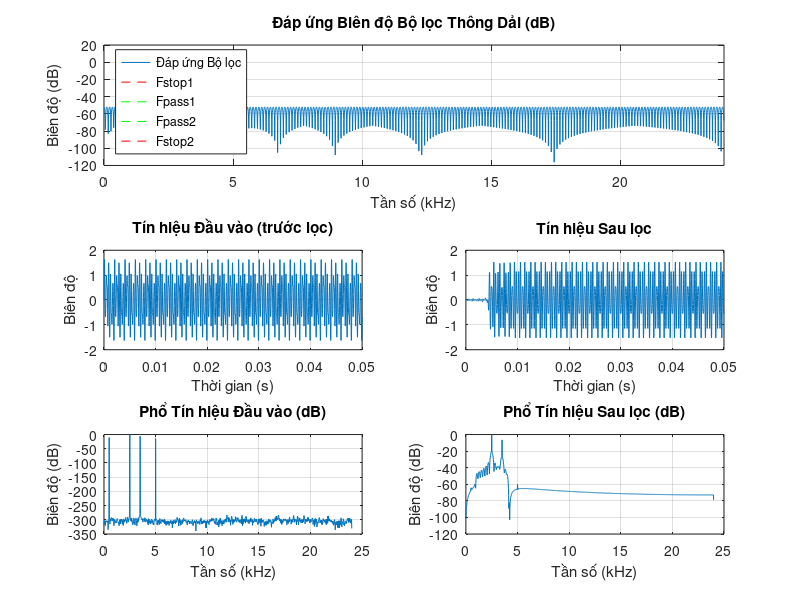

Here is the MATLAB script that generated this plot:

%Thiết Kế Bộ Lọc Thông Dải FIR (Phương pháp Parks-McClellan)

% 1. ĐỊNH NGHĨA THAM SỐ THIẾT KẾ
Fs = 48000;         % Tần số lấy mẫu (Hz)
Fpass1 = 1000;      % Dải thông bắt đầu (Hz)
Fpass2 = 4000;      % Dải thông kết thúc (Hz)
Fstop1 = 800;       % Dải chặn dưới kết thúc (Hz)
Fstop2 = 4200;      % Dải chặn trên bắt đầu (Hz)
Astop = 50;         % Độ suy hao dải chặn (dB)
Apass = 1.5;        % Độ gợn sóng dải thông (dB)

% 2. THIẾT KẾ BỘ LỌC DÙNG FIRPMORD VÀ FIRPM ---

% Chuyển đổi tham số suy hao/gợn sóng sang biên độ sai lệch (linear deviation)
delta_stop = 10^(-Astop/20); 
DevPass = (10^(Apass/20) - 1) / (10^(Apass/20) + 1);

% Vector các tần số biên (edges) và biên độ mong muốn (amplitude)
Fedges = [Fstop1, Fpass1, Fpass2, Fstop2]; 
Alevels = [0, 1, 0]; % Biên độ: Dải chặn -> Dải thông -> Dải chặn
Devs = [delta_stop, DevPass, delta_stop]; % Sai lệch tối đa cho phép

% Tính toán Bậc bộ lọc N và các tham số tối ưu (Fo, Ao, W)
[N, Fo, Ao, W] = firpmord(Fedges, Alevels, Devs, Fs);
N = N + 50; 

% Thiết kế Bộ lọc FIR bằng firpm (Phương pháp Parks-McClellan/Remez)
b = firpm(N, Fo, Ao, W); 

% --- 3. TẠO TÍN HIỆU ĐA TẦNG ---
T_duration = 0.05; % Thời gian mô phỏng (ví dụ: 50 ms)
t = 0:1/Fs:T_duration - 1/Fs; % Vector thời gian

% Tín hiệu thành phần (Tín hiệu lọt dải và tín hiệu bị chặn)
x_pass1 = 1.0 * sin(2*pi*2500*t); 
x_pass2 = 0.5 * sin(2*pi*3500*t); 
x_stop1 = 0.3 * sin(2*pi*500*t);  
x_stop2 = 0.2 * sin(2*pi*5000*t); 

% Tín hiệu đầu vào (pre_x)
pre_x = x_pass1 + x_pass2 + x_stop1 + x_stop2;

% --- 4. LỌC TÍN HIỆU ---
after_x = filter(b, 1, pre_x);

%PLOT
figure('Name', 'Phân tích Bộ lọc và Tín hiệu');

% --- A. Đáp ứng Biên độ Bộ lọc (dB) ---
subplot(3, 1, 1);
[H, freq] = freqz(b, 1, 4096, Fs);
mag_dB = 20*log10(abs(H));
plot(freq/1000, mag_dB);
title('Đáp ứng Biên độ Bộ lọc Thông Dải (dB)');
xlabel('Tần số (kHz)');
ylabel('Biên độ (dB)');
grid on;
xlim([0, Fs/2000]); 

% Vẽ các dải tần lên biểu đồ
hold on;
plot([Fstop1, Fstop1]/1000, [-Astop, 5], 'r--');
plot([Fpass1, Fpass1]/1000, [-Astop, 5], 'g--');
plot([Fpass2, Fpass2]/1000, [-Astop, 5], 'g--');
plot([Fstop2, Fstop2]/1000, [-Astop, 5], 'r--');
legend('Đáp ứng Bộ lọc', 'Fstop1', 'Fpass1', 'Fpass2', 'Fstop2', 'Location', 'SouthWest');

% --- B. Tín hiệu Đầu vào (Miền Thời gian) ---
subplot(3, 2, 3); 
plot(t, pre_x); 
title('Tín hiệu Đầu vào (trước lọc)');
xlabel('Thời gian (s)');
ylabel('Biên độ');
grid on;

% --- C. Tín hiệu Sau lọc (Miền Thời gian) ---
subplot(3, 2, 4); 
plot(t, after_x); 
title('Tín hiệu Sau lọc');
xlabel('Thời gian (s)');
ylabel('Biên độ');
grid on;

% --- D. Phổ Tín hiệu Đầu vào (Miền Tần số) ---
Y_pre = fft(pre_x);
P2_pre = abs(Y_pre/length(pre_x));
P1_pre = P2_pre(1:floor(length(pre_x)/2)+1);
P1_pre(2:end-1) = 2*P1_pre(2:end-1);
f_fft = Fs*(0:floor(length(pre_x)/2))/length(pre_x);
subplot(3, 2, 5); 
plot(f_fft/1000, 20*log10(P1_pre));
title('Phổ Tín hiệu Đầu vào (dB)');
xlabel('Tần số (kHz)');
ylabel('Biên độ (dB)');
grid on;

% --- E. Phổ Tín hiệu Sau lọc (Miền Tần số) ---
Y_after = fft(after_x);
P2_after = abs(Y_after/length(after_x));
P1_after = P2_after(1:floor(length(after_x)/2)+1);
P1_after(2:end-1) = 2*P1_after(2:end-1);
subplot(3, 2, 6); 
plot(f_fft/1000, 20*log10(P1_after));
title('Phổ Tín hiệu Sau lọc (dB)');
xlabel('Tần số (kHz)');
ylabel('Biên độ (dB)');
grid on;

fprintf('\n CÁC CHỈ SỐ ĐÁNH GIÁ BỘ LỌC \n');

% 1. Bậc của bộ lọc (Order: N)
fprintf('* Bậc của bộ lọc (N): %d\n', N); 
% 2. Độ trễ nhóm (Group Delay)
GroupDelay_samples = (N) / 2;
GroupDelay_sec = GroupDelay_samples / Fs;
fprintf('* Độ trễ nhóm (Group Delay):\n');
fprintf('  - Tính bằng mẫu (Samples): %.1f mẫu\n', GroupDelay_samples);
fprintf('  - Tính bằng giây (Seconds): %.6f s\n', GroupDelay_sec);
[Gd, ~] = grpdelay(b, 1, 1024, Fs);
fprintf('  - Giá trị trung bình của Group Delay: %.6f s\n', mean(Gd)/Fs);
fprintf('  (Vì là bộ lọc FIR tuyến tính, Group Delay là hằng số, không gây méo pha)\n');

% 3. Phổ tần số (Frequency Spectrum)

fprintf('* Phổ tần số (Frequency Spectrum):\n');

fprintf(' - Suy hao dải chặn đạt yêu cầu: >= %.1f dB\n', Astop);

fprintf(' - Gợn sóng dải thông đạt yêu cầu: <= %.1f dB\n', Apass);
